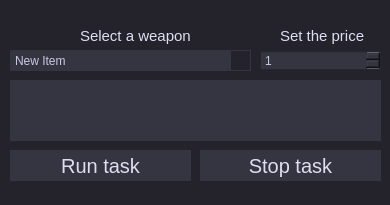
<?xml version="1.0" encoding="UTF-8"?>
<ui version="4.0">
 <class>MainWindow</class>
 <widget class="QMainWindow" name="MainWindow">
  <property name="geometry">
   <rect>
    <x>0</x>
    <y>0</y>
    <width>390</width>
    <height>205</height>
   </rect>
  </property>
  <property name="minimumSize">
   <size>
    <width>390</width>
    <height>205</height>
   </size>
  </property>
  <property name="maximumSize">
   <size>
    <width>392</width>
    <height>205</height>
   </size>
  </property>
  <property name="windowTitle">
   <string>MainWindow</string>
  </property>
  <property name="autoFillBackground">
   <bool>false</bool>
  </property>
  <property name="styleSheet">
   <string notr="true">QMainWindow{
 background-color: rgb(36, 35, 44);
}</string>
  </property>
  <property name="animated">
   <bool>true</bool>
  </property>
  <widget class="QWidget" name="centralwidget">
   <widget class="QPlainTextEdit" name="plainTextEdit">
    <property name="geometry">
     <rect>
      <x>10</x>
      <y>80</y>
      <width>371</width>
      <height>61</height>
     </rect>
    </property>
    <property name="styleSheet">
     <string notr="true">QPlainTextEdit {
	background-color: rgb(53, 53, 65);
	border: 0px solid;
	font-size: 15px;
	color:rgb(200, 200, 230) ;
	selection-background-color: rgb(36, 35, 44);
}

QPlainTextEdit QScrollBar {
	backgroundr: rgb(53, 53, 65);
	border: 0px solid;
	width: 5px;
}

QPlainTextEdit QScrollBar::handle {
	background-color: rgb(36, 35, 44);
	min-height: 30px;
}

</string>
    </property>
    <property name="verticalScrollBarPolicy">
     <enum>Qt::ScrollBarAsNeeded</enum>
    </property>
    <property name="horizontalScrollBarPolicy">
     <enum>Qt::ScrollBarAlwaysOff</enum>
    </property>
    <property name="readOnly">
     <bool>true</bool>
    </property>
    <property name="plainText">
     <string/>
    </property>
    <property name="centerOnScroll">
     <bool>false</bool>
    </property>
   </widget>
   <widget class="QSpinBox" name="spinBox">
    <property name="geometry">
     <rect>
      <x>260</x>
      <y>50</y>
      <width>121</width>
      <height>21</height>
     </rect>
    </property>
    <property name="styleSheet">
     <string notr="true">QSpinBox{
	background-color: rgb(53, 53, 65);
	color:rgb(200, 200, 230);
	selection-background-color: rgb(36, 35, 44);
}

QSpinBox::up-button {
	image: url(elements/arrow_up.png);
	background-color: rgb(36, 35, 44);
	weight: 9px;
}

QSpinBox::up-button:pressed {
	background-color: rgb(43, 43, 55);
}

QSpinBox::down-button {
	image: url(elements/arrow_down.png);
	background-color: rgb(36, 35, 44);
	height: 9px;
	weight: 9px;
}

QSpinBox::down-button:pressed {
	background-color: rgb(43, 43, 55);
}</string>
    </property>
    <property name="minimum">
     <number>1</number>
    </property>
    <property name="maximum">
     <number>999999</number>
    </property>
    <property name="value">
     <number>1</number>
    </property>
   </widget>
   <widget class="QComboBox" name="comboBox">
    <property name="geometry">
     <rect>
      <x>10</x>
      <y>50</y>
      <width>241</width>
      <height>21</height>
     </rect>
    </property>
    <property name="accessibleName">
     <string/>
    </property>
    <property name="accessibleDescription">
     <string/>
    </property>
    <property name="styleSheet">
     <string notr="true">QComboBox {
	border: 0px solid;
	background-color: rgb(53, 53, 65);
	color:rgb(200, 200, 230);
}

QComboBox QScrollBar {
	backgroundr: rgb(53, 53, 65);
	border: 0px solid;
	width: 5px;
}

QComboBox QScrollBar::handle {
	background-color: rgb(36, 35, 44);
	min-height: 30px;
}

QComboBox QListView {
    outline: none;
}

QComboBox QAbstractItemView {
	border: 0px solid;
	background-color: rgb(53, 53, 65);
	color:rgb(200, 200, 230);
	selection-background-color: rgb(36, 35, 44);
}

QComboBox::drop-down{
	background-color: rgb(36, 35, 44);
	width: 19px;
    height: 19px;
	border: 1px solid;
	border-color: rgb(53, 53, 65);
}

QComboBox::drop-down:pressed{
	background-color: rgb(43, 43, 55);
}

QComboBox::down-arrow {
	image: url(elements/arrow_down.png);
    width: 15px;
    height: 15px;
}</string>
    </property>
    <property name="currentText">
     <string>New Item</string>
    </property>
    <property name="frame">
     <bool>true</bool>
    </property>
    <item>
     <property name="text">
      <string>New Item</string>
     </property>
    </item>
    <item>
     <property name="text">
      <string>New Item</string>
     </property>
    </item>
    <item>
     <property name="text">
      <string>New Item</string>
     </property>
    </item>
    <item>
     <property name="text">
      <string>New Item</string>
     </property>
    </item>
    <item>
     <property name="text">
      <string>New Item</string>
     </property>
    </item>
    <item>
     <property name="text">
      <string>New Item</string>
     </property>
    </item>
    <item>
     <property name="text">
      <string>New Item</string>
     </property>
    </item>
    <item>
     <property name="text">
      <string>New Item</string>
     </property>
    </item>
    <item>
     <property name="text">
      <string>New Item</string>
     </property>
    </item>
    <item>
     <property name="text">
      <string>New Item</string>
     </property>
    </item>
    <item>
     <property name="text">
      <string>New Item</string>
     </property>
    </item>
    <item>
     <property name="text">
      <string>New Item</string>
     </property>
    </item>
    <item>
     <property name="text">
      <string>New Item</string>
     </property>
    </item>
    <item>
     <property name="text">
      <string>New Item</string>
     </property>
    </item>
    <item>
     <property name="text">
      <string>New Item</string>
     </property>
    </item>
    <item>
     <property name="text">
      <string>New Item</string>
     </property>
    </item>
    <item>
     <property name="text">
      <string>New Item</string>
     </property>
    </item>
    <item>
     <property name="text">
      <string>New Item</string>
     </property>
    </item>
    <item>
     <property name="text">
      <string>New Item</string>
     </property>
    </item>
    <item>
     <property name="text">
      <string>New Item</string>
     </property>
    </item>
    <item>
     <property name="text">
      <string>New Item</string>
     </property>
    </item>
    <item>
     <property name="text">
      <string>New Item</string>
     </property>
    </item>
    <item>
     <property name="text">
      <string>New Item</string>
     </property>
    </item>
    <item>
     <property name="text">
      <string>New Item</string>
     </property>
    </item>
    <item>
     <property name="text">
      <string>New Item</string>
     </property>
    </item>
    <item>
     <property name="text">
      <string>New Item</string>
     </property>
    </item>
    <item>
     <property name="text">
      <string>New Item</string>
     </property>
    </item>
    <item>
     <property name="text">
      <string>New Item</string>
     </property>
    </item>
    <item>
     <property name="text">
      <string>New Item</string>
     </property>
    </item>
    <item>
     <property name="text">
      <string>New Item</string>
     </property>
    </item>
    <item>
     <property name="text">
      <string>New Item</string>
     </property>
    </item>
    <item>
     <property name="text">
      <string>New Item</string>
     </property>
    </item>
    <item>
     <property name="text">
      <string>New Item</string>
     </property>
    </item>
    <item>
     <property name="text">
      <string>New Item</string>
     </property>
    </item>
    <item>
     <property name="text">
      <string>New Item</string>
     </property>
    </item>
    <item>
     <property name="text">
      <string>New Item</string>
     </property>
    </item>
    <item>
     <property name="text">
      <string>New Item</string>
     </property>
    </item>
    <item>
     <property name="text">
      <string>New Item</string>
     </property>
    </item>
    <item>
     <property name="text">
      <string>New Item</string>
     </property>
    </item>
    <item>
     <property name="text">
      <string>New Item</string>
     </property>
    </item>
    <item>
     <property name="text">
      <string>New Item</string>
     </property>
    </item>
    <item>
     <property name="text">
      <string>New Item</string>
     </property>
    </item>
    <item>
     <property name="text">
      <string>New Item</string>
     </property>
    </item>
    <item>
     <property name="text">
      <string>New Item</string>
     </property>
    </item>
    <item>
     <property name="text">
      <string>New Item</string>
     </property>
    </item>
    <item>
     <property name="text">
      <string>New Item</string>
     </property>
    </item>
    <item>
     <property name="text">
      <string>New Item</string>
     </property>
    </item>
    <item>
     <property name="text">
      <string>New Item</string>
     </property>
    </item>
    <item>
     <property name="text">
      <string>New Item</string>
     </property>
    </item>
    <item>
     <property name="text">
      <string>New Item</string>
     </property>
    </item>
    <item>
     <property name="text">
      <string>New Item</string>
     </property>
    </item>
    <item>
     <property name="text">
      <string>New Item</string>
     </property>
    </item>
    <item>
     <property name="text">
      <string>New Item</string>
     </property>
    </item>
    <item>
     <property name="text">
      <string>New Item</string>
     </property>
    </item>
    <item>
     <property name="text">
      <string>New Item</string>
     </property>
    </item>
    <item>
     <property name="text">
      <string>New Item</string>
     </property>
    </item>
    <item>
     <property name="text">
      <string>New Item</string>
     </property>
    </item>
    <item>
     <property name="text">
      <string>New Item</string>
     </property>
    </item>
   </widget>
   <widget class="QLabel" name="label">
    <property name="geometry">
     <rect>
      <x>80</x>
      <y>20</y>
      <width>111</width>
      <height>31</height>
     </rect>
    </property>
    <property name="styleSheet">
     <string notr="true">	font-size: 15px;
	color:rgb(220, 223, 241);</string>
    </property>
    <property name="text">
     <string>Select a weapon</string>
    </property>
   </widget>
   <widget class="QLabel" name="label_2">
    <property name="geometry">
     <rect>
      <x>280</x>
      <y>20</y>
      <width>91</width>
      <height>31</height>
     </rect>
    </property>
    <property name="styleSheet">
     <string notr="true">font-size: 15px;
color:rgb(220, 223, 241);</string>
    </property>
    <property name="text">
     <string>Set the price</string>
    </property>
   </widget>
   <widget class="QPushButton" name="runTask">
    <property name="geometry">
     <rect>
      <x>10</x>
      <y>150</y>
      <width>181</width>
      <height>31</height>
     </rect>
    </property>
    <property name="font">
     <font>
      <pointsize>-1</pointsize>
     </font>
    </property>
    <property name="autoFillBackground">
     <bool>false</bool>
    </property>
    <property name="styleSheet">
     <string notr="true">QPushButton {
	background-color: rgb(53, 53, 65);
	border: 1px;
	font-size: 20px;
	color:rgb(220, 223, 241);
}

QPushButton:hover {
	background-color: rgb(43, 43, 55);
}

QPushButton:pressed {
	background-color: rgb(55, 55, 65);
}</string>
    </property>
    <property name="text">
     <string>Run task</string>
    </property>
   </widget>
   <widget class="QPushButton" name="stopTask">
    <property name="geometry">
     <rect>
      <x>200</x>
      <y>150</y>
      <width>181</width>
      <height>31</height>
     </rect>
    </property>
    <property name="styleSheet">
     <string notr="true">QPushButton {
	background-color: rgb(53, 53, 65);
	border: 1px;
	font-size: 20px;
	color:rgb(220, 223, 241);
}

QPushButton:hover {
	background-color: rgb(43, 43, 55);
}

QPushButton:pressed {
	background-color: rgb(55, 55, 65);
}</string>
    </property>
    <property name="text">
     <string>Stop task</string>
    </property>
   </widget>
   <widget class="QPushButton" name="closeAppButton">
    <property name="geometry">
     <rect>
      <x>370</x>
      <y>0</y>
      <width>20</width>
      <height>20</height>
     </rect>
    </property>
    <property name="styleSheet">
     <string notr="true">QPushButton {
	background-color: rgb(36, 35, 44);
	border: 1px;
	color:rgb(220, 223, 241);
	image: url(elements/cross.png);
}

QPushButton:hover {
	background-color: rgb(180, 0, 0);
}

QPushButton:pressed {
	background-color: rgb(180, 100, 100);
}</string>
    </property>
    <property name="text">
     <string/>
    </property>
   </widget>
   <widget class="QPushButton" name="minimizeAppButton">
    <property name="geometry">
     <rect>
      <x>350</x>
      <y>0</y>
      <width>20</width>
      <height>20</height>
     </rect>
    </property>
    <property name="styleSheet">
     <string notr="true">QPushButton {
	background-color: rgb(36, 35, 44);
	border: 1px;
	color:rgb(220, 223, 241);
	image: url(elements/line.png)
}

QPushButton:hover {
	background-color: rgb(46, 45, 54);
}

QPushButton:pressed {
	background-color: rgb(55, 55, 65);
}</string>
    </property>
    <property name="text">
     <string/>
    </property>
   </widget>
  </widget>
  <widget class="QStatusBar" name="statusbar">
   <property name="enabled">
    <bool>false</bool>
   </property>
   <property name="sizeGripEnabled">
    <bool>false</bool>
   </property>
  </widget>
 </widget>
 <resources>
  <include location="D:/Qt Designer/icons.qrc"/>
 </resources>
 <connections/>
</ui>
